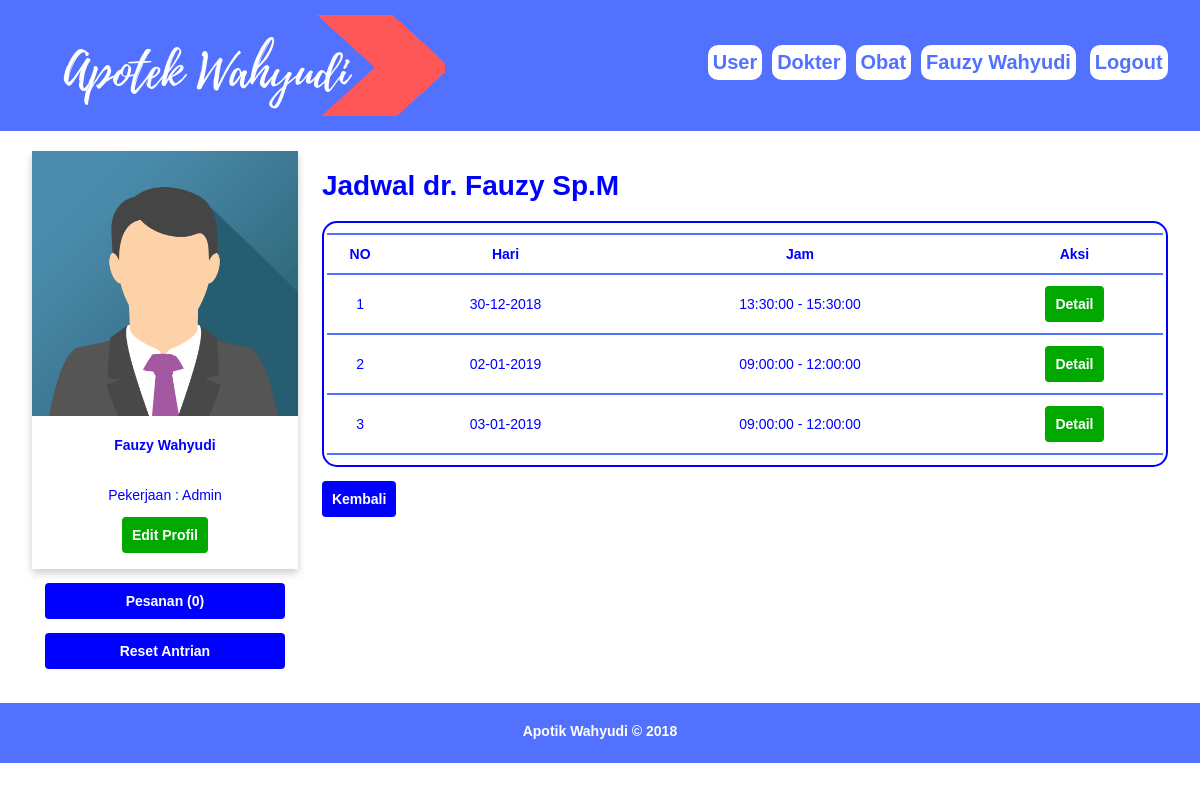
The page /damin.php?p=jadwal_dokmin&user=drfauzy (signed in) on the database its author committed.
### tables this page shows
CREATE TABLE `tbl_dokter` (
  `id` int(11) NOT NULL,
  `username` varchar(20) NOT NULL,
  `password` text NOT NULL,
  `nama` varchar(50) NOT NULL,
  `pekerjaan` text NOT NULL,
  `panggilan` varchar(10) NOT NULL,
  `tmplahir` varchar(25) NOT NULL,
  `tgllahir` date NOT NULL DEFAULT '0000-00-00',
  `jk` char(1) NOT NULL,
  `alamat` text NOT NULL,
  `nohp` varchar(15) NOT NULL,
  `email` varchar(30) NOT NULL,
  `foto` text NOT NULL,
  `tglreg` datetime NOT NULL DEFAULT '0000-00-00 00:00:00',
  `status` int(11) NOT NULL,
  `lastlogin` datetime NOT NULL DEFAULT '0000-00-00 00:00:00'
);

CREATE TABLE `jadwal_dokter` (
  `kd_jadwal` int(11) NOT NULL,
  `user_dokter` varchar(20) NOT NULL,
  `tanggal` date DEFAULT '0000-00-00',
  `jam_awal` time NOT NULL DEFAULT '00:00:00',
  `jam_akhir` time NOT NULL DEFAULT '00:00:00'
);

### jadwal_dokmin.php (the view, shortened to what this page needs)
<?php
include 'koneksi.php';
$sql=mysqli_query($kon,"SELECT * from jadwal_dokter a inner join tbl_dokter b on a.user_dokter=b.username where user_dokter='$_GET[user]'");
$rs=mysqli_fetch_array($sql);
$num=mysqli_num_rows($sql);
?>
<h1>Jadwal <?php echo "$rs[nama] "; ?></h1>
<table  style="border-radius:15px; border:2px solid blue;" width="100%">
  <tr>
            <td colspan="7"><hr color="#5271FF"> </td>
          </tr>
  <tr>
    <th>NO</th>
    <th>Hari</th>
    <th>Jam</th>
    <th>Aksi</th>
  </tr>
  <tr>
            <td colspan="7"><hr color="#5271FF"> </td>
          </tr>
  <?php
  if ($num>0) {
    $no=1;
    $sqlm=mysqli_query($kon,"SELECT * from jadwal_dokter a inner join tbl_dokter b on a.user_dokter=b.username where user_dokter='$_GET[user]'");
    while ($rm=mysqli_fetch_array($sqlm)) {
            $d=substr($rm['tanggal'], 8);
            $m=substr($rm['tanggal'], 5,2);
            $y=substr($rm['tanggal'], 0,4);
      echo "<tr>
        <td align='center'>$no</td>
        <td align='center'>$d-$m-$y</td>
        <td align='center'>$rm[jam_awal] - $rm[jam_akhir]</td>
        <td align='center'><a href=damin.php?p=editjadmin&user=$rm[user_dokter]&kode=$rm[kd_jadwal] '><button type='button' class='btn btn-edit'>Detail</button></a>
        </td>
      </tr>";
      echo " <tr>
            <td colspan=7><hr color='#5271FF'> </td>
          </tr>";
      $no++;
    }
  }
?>
</table>
<form class="" action="" method="post">
  <input type="submit" name="kembali" value="Kembali" class="btn btn-back">
</form>

### damin.php (shortened to what this page needs)
<?php
include "koneksi.php";
?>
<!DOCTYPE html PUBLIC "-//W3C//DTD XHTML 1.0 Transitional//EN" "http://www.w3.org/TR/xhtml1/DTD/xhtml1-transitional.dtd">
<html xmlns="http://www.w3.org/1999/xhtml">
<head>
<link rel="stylesheet" type="text/css" href="style.css" />
</head>
<body>
<?php
if(!empty($_SESSION["user"]) and !empty($_SESSION["passmin"])){
  $sqlm = mysqli_query($kon, "select * from admin where id='$_SESSION[user]'");
  $rm = mysqli_fetch_array($sqlm);
?>
<div class="containermenu">
  <div class="grid">
    <div class="dh6">
      <img src="image/logo.png" alt="" id="logo register">
    </div>
    <div class="dh6" id="nav" align='right' >
	<?php
	echo "<a href='?p=user'>User</a>";
  echo "<a href='?p=dokter'>Dokter</a>";
  echo "<a href='?p=obat'>Obat</a>";
	echo "<a href='?p=profildamin'>$rm[nama]</a> ";
	echo "<a href='?p=logout' id='logout'>Logout</a>";
	?>
	</div>
  </div>
</div>
<div class="container4">
  <div class="grid">
    <div class="dh3"><?php include "kiridamin.php"; ?></div>
    <div class="dh9">
	<?php
	if($_GET["p"] == "logout"){
		include "logoutmin.php";
	}else if($_GET["p"] == "profildamin"){
		include "profildamin.php";
	}else if($_GET["p"]=="user"){
		include "user.php";
	}else if($_GET["p"]=="rule"){
		include "rule.php";
	}else if($_GET["p"]=="atursakit"){
		include "atursakit.php";
	}else if($_GET["p"]=="inp_user"){
		include "input_user.php";
	}else if($_GET["p"]=="inp_dokter"){
		include "input_dokter.php";
	}else if($_GET["p"]=="profilmhs"){
		include "profilmhs.php";
	}else if($_GET["p"]=="user_edit"){
		include "useredit.php";
	}else if($_GET["p"]=="dok_edit"){
		include "dokedit.php";
	}else if($_GET["p"]=="obat"){
		include "obat.php";
	}else if($_GET["p"]=="inp_obat"){
		include "input_obat.php";
	}else if($_GET["p"]=="stok_obat"){
		include "stok_obat.php";
	}else if($_GET["p"]=="obat_edit"){
		include "obatedit.php";
	}else if($_GET["p"]=="det_obat"){
		include "det_obat.php";
	}else if($_GET["p"]=="profilmhsmin"){
		include "profilmhsmin.php";
	}else if($_GET["p"]=="pesankirim"){
		include "pesankirim.php";
	}else if($_GET["p"]=="dokter"){
		include "dokter.php";
	}else if($_GET["p"]=="profildokmin"){
		include "profildokmin.php";
	}else if($_GET["p"]=="jadwal_dokmin"){
		include "jadwal_dokmin.php";
	}else if($_GET["p"]=="editjadmin"){
		include "editjadmin.php";
	}else if($_GET["p"]=="pesanan_user"){
		include "pesanan_user.php";
	}else if($_GET["p"]=="detpesanan"){
		include "detpesanan.php";
	}else{
		include "homemin.php";
		}
	?>
	</div>
  </div>
</div>
<div class="container3">
  <div class="grid">
    <div class="dh12"><center>Apotik Wahyudi &copy; 2018</center></div>
  </div>
</div>
<?php
}else{
  include "mimin.php";
}
?>
</body>
</html>

### kiridamin.php (shortened to what this page needs)
<div class="card">
<?php
if(!empty($rm["foto"])){
	$foto = "foto/$rm[foto]";
}else{
	$foto = "foto/avatar.png";
}
?>
<img src="<?php echo "$foto"; ?>" alt="Avatar" style="width:100%">
<div class="isicard">
<?php
  echo "<h4>$rm[nama]</h4>";
  echo "<p><br>Pekerjaan : Admin</p>";
?>
<a href="<?php echo "?p=profildamin"?>"><button type="button" class="btn btn-edit">Edit Profil</button></a>
</div>
</div>
<p>
	<?php
	$sql=mysqli_query($kon,"SELECT * from pesanan where status_pesanan='Belum Diambil'");
	$row=mysqli_num_rows($sql);
	 ?>
<div align="center">
<a href="<?php echo "?p=pesanan_user"; ?>"><button type="button" class="btn btn-menu">Pesanan (<?php echo "$row"; ?>)</button></a> <p></p>
<a href="<?php echo "aksimin.php?p=resetantri";?>"><button type="button" class="btn btn-menu">Reset Antrian</button></a>
</div>

### style.css (style rules this page uses)
body { font-family:Arial; font-size:14px; padding:0px; margin:0px; }
.grid { width:100%; overflow:hidden; }
#nav { height: 100px; }
#nav a { color: #5271FF; font-size: 20px; display: inline-block; margin-top: 30px; }
.dh3 { width:22.91%; }
.dh6 { width:47.91%; }
.dh9 { width:72.91%; }
.dh12 { width:97.91%; }
.dh1, .dh2, .dh3, .dh4, .dh5, .dh6, .dh7, .dh8, .dh9, .dh10, .dh11, .dh12 { float:left; display:inline; margin:0 1.04%; }
.container3 { background-color:#5271FF; color:#FFFFFF; height:20px; padding:20px; font-weight: bold; }
.containermenu { background-color: #5271FF; color:#FFFFFF; padding:15px; line-height:25px; }
.containermenu a { text-decoration:none; margin: 5px 5px; background-color: white; border: 0px solid white; border-radius: 10px; padding: 5px 5px; font-weight: bold; }
.container4 { background-color:#FFFFFF; color:blue; height:auto; padding:20px; }
.card { box-shadow: 0 4px 8px 0 rgba(0,0,0,0.2); }
.isicard { padding:2px 16px; text-align:center; }
input[type="submit"] { font-family:Arial; font-size:14px; padding:9px; cursor:pointer; border:1px solid transparent; border-radius:4px; }
.btn { font-family:Arial; font-size:14px; padding:9px; cursor:pointer; border:1px solid transparent; border-radius:4px; }
.btn-edit { color:#FFFFFF; background-color:#00A800; width:auto; font-weight: bold; }
.btn-back { color:#FFFFFF; background-color:blue; font-weight: bold; width:auto; }
.btn-menu { color:#FFFFFF; background-color:blue; width:90%; font-weight:bold; }

### rows shown on the page
tbl_dokter: nama "dr. Fauzy Sp.M"
jadwal_dokter: tanggal "30", tanggal "12", tanggal "2018", jam_awal "13:30:00", jam_akhir "15:30:00"
jadwal_dokter: tanggal "02", tanggal "01", tanggal "2019", jam_awal "09:00:00", jam_akhir "12:00:00"
jadwal_dokter: tanggal "03", tanggal "01", tanggal "2019", jam_awal "09:00:00", jam_akhir "12:00:00"

### other values the page prints
$rm[nama] "Fauzy Wahyudi"
$row "0"
